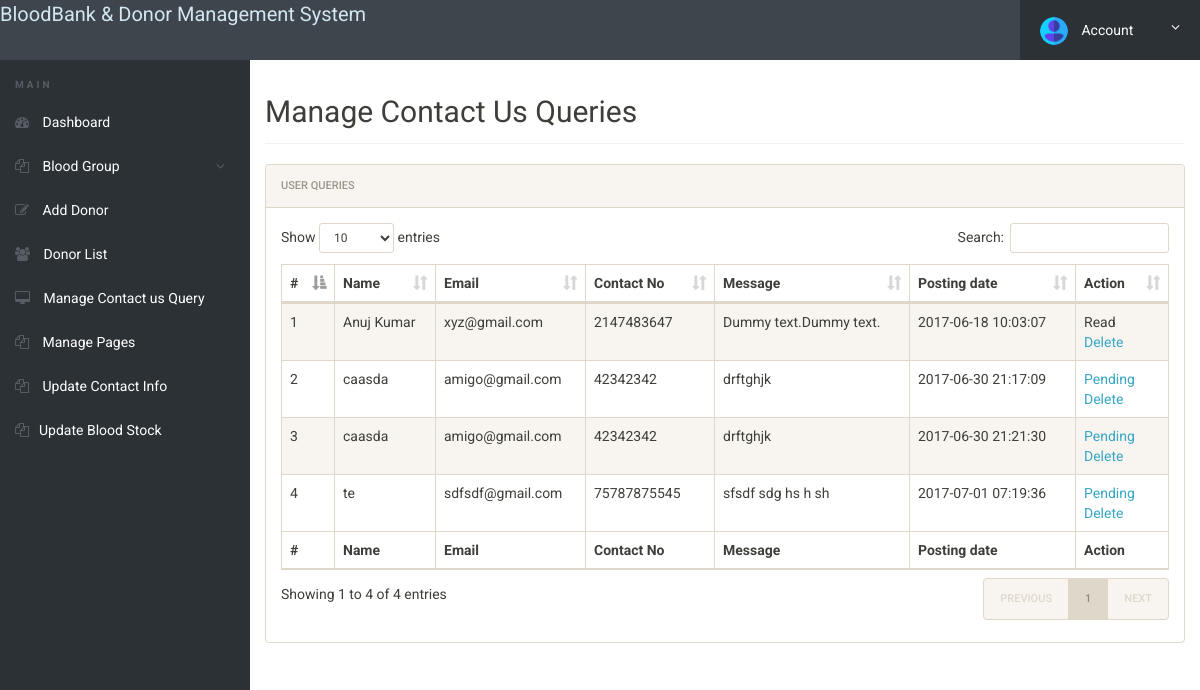
The app's page /bbdms/admin/manage-conactusquery.php (signed in) with its own data.
### tables this page shows
CREATE TABLE IF NOT EXISTS `tblcontactusquery` (
  `id` int(11) NOT NULL,
  `name` varchar(100) DEFAULT NULL,
  `EmailId` varchar(120) DEFAULT NULL,
  `ContactNumber` char(11) DEFAULT NULL,
  `Message` longtext,
  `PostingDate` timestamp NOT NULL DEFAULT CURRENT_TIMESTAMP,
  `status` int(11) DEFAULT NULL
);

### bbdms/admin/manage-conactusquery.php (the view, shortened to what this page needs)
<?php
include('includes/config.php');
if(strlen($_SESSION['alogin'])==0)
	{
header('location:index.php');
}
else{
 ?>
<!doctype html>
<html lang="en" class="no-js">
<head>
	<link rel="stylesheet" href="css/font-awesome.min.css">
	<link rel="stylesheet" href="css/bootstrap.min.css">
	<link rel="stylesheet" href="css/dataTables.bootstrap.min.css">
	<link rel="stylesheet" href="css/bootstrap-social.css">
	<link rel="stylesheet" href="css/bootstrap-select.css">
	<link rel="stylesheet" href="css/fileinput.min.css">
	<link rel="stylesheet" href="css/awesome-bootstrap-checkbox.css">
	<link rel="stylesheet" href="css/style.css">
</head>
<body>
	<?php include('includes/header.php');?>
	<div class="ts-main-content">
		<?php include('includes/leftbar.php');?>
		<div class="content-wrapper">
			<div class="container-fluid">
				<div class="row">
					<div class="col-md-12">
						<h2 class="page-title">Manage Contact Us Queries</h2>
						<div class="panel panel-default">
							<div class="panel-heading">User queries</div>
							<div class="panel-body">
								<table id="zctb" class="display table table-striped table-bordered table-hover" cellspacing="0" width="100%">
									<thead>
										<tr>
										<th>#</th>
											<th>Name</th>
											<th>Email</th>
											<th>Contact No</th>
											<th>Message</th>
											<th>Posting date</th>
											<th>Action</th>
										</tr>
									</thead>
									<tfoot>
										<tr>
										<th>#</th>
											<th>Name</th>
											<th>Email</th>
											<th>Contact No</th>
											<th>Message</th>
											<th>Posting date</th>
											<th>Action</th>
										</tr>
									</tfoot>
									<tbody>
									<?php $sql = "SELECT * from  tblcontactusquery ";
$query = $dbh -> prepare($sql);
$query->execute();
$results=$query->fetchAll(PDO::FETCH_OBJ);
$cnt=1;
if($query->rowCount() > 0)
{
foreach($results as $result)
{				?>
										<tr>
											<td><?php echo htmlentities($cnt);?></td>
											<td><?php echo htmlentities($result->name);?></td>
											<td><?php echo htmlentities($result->EmailId);?></td>
											<td><?php echo htmlentities($result->ContactNumber);?></td>
											<td><?php echo htmlentities($result->Message);?></td>
											<td><?php echo htmlentities($result->PostingDate);?></td>
																<?php if($result->status==1)
{
	?><td>Read<br />
		<a href="manage-conactusquery.php?del=<?php echo htmlentities($result->id);?>" onclick="return confirm('Do you really want to delete?')" >Delete</a></td>
<?php } else {?>
<td><a href="manage-conactusquery.php?eid=<?php echo htmlentities($result->id);?>" onclick="return confirm('Do you really want to read?')" >Pending</a><br />
	<a href="manage-conactusquery.php?del=<?php echo htmlentities($result->id);?>" onclick="return confirm('Do you really want to delete?')" >Delete</a>
</td>
<?php } ?>
										</tr>
										<?php $cnt=$cnt+1; }} ?>
									</tbody>
								</table>
							</div>
						</div>
					</div>
				</div>
			</div>
		</div>
	</div>
</body>
</html>
<?php } ?>

### bbdms/admin/css/style.css (style rules this page uses)
html { font-size: 14px; }
@media only screen and (min-width: 480px) { html { font-size: 17px; } }
@media only screen and (min-width: 768px) { html { font-size: 14px; } }
body { font-size: 1em; }
a { color: #37a6c4; }
.panel { overflow: hidden; }
.page-title { padding-bottom: 15px; margin-bottom: 20px; border-bottom: 1px solid #f0f0f0; }
.ts-main-content .content-wrapper { padding-top: 15px; margin-top: 60px; }
@media only screen and (min-width: 992px) { .ts-main-content .content-wrapper { margin-left: 250px; } }

### records on screen
tblcontactusquery: name "Anuj Kumar", EmailId "xyz@gmail.com", ContactNumber "2147483647", Message "Dummy text.Dummy text.", PostingDate "2017-06-18 10:03:07"
tblcontactusquery: name "caasda", EmailId "amigo@gmail.com", ContactNumber "42342342", Message "drftghjk", PostingDate "2017-06-30 21:17:09"
tblcontactusquery: name "caasda", EmailId "amigo@gmail.com", ContactNumber "42342342", Message "drftghjk", PostingDate "2017-06-30 21:21:30"
tblcontactusquery: name "te", EmailId "sdfsdf@gmail.com", ContactNumber "75787875545", Message "sfsdf sdg hs h sh", PostingDate "2017-07-01 07:19:36"
